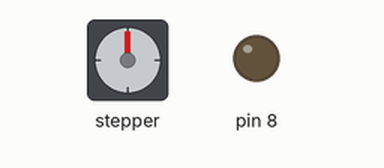
A sketch run on a simulated Arduino Uno, built with avr-gcc and run on an emulated ATmega328P. Shown: stepper motor, output pins drawn as LEDs (lit = HIGH). Stepper angles assume 200 steps per turn.

Above: at 0.19 s.
At 8.97 s:
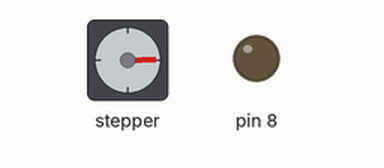
At 18.44 s:
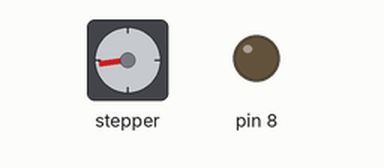
At 36.98 s:
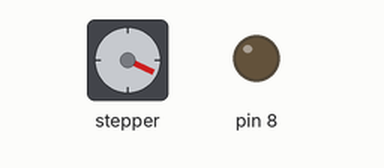
Timing chart, 0 to 40.0 s (numbered marks = the images above):
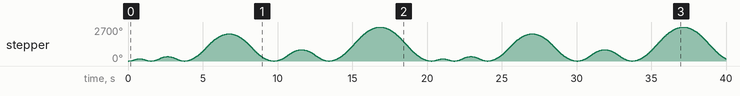

The sketch:

MotorPasso7.ino
```cpp
/*

Teste para driver motor de passo baseado no L297

pins : 2 - Step
         3 - Dir
         8 - Enable

*/

#include <AccelStepper.h>

// Define a stepper and the pins it will use
AccelStepper stepperX(2, 2, 3);


void setup()
{
    stepperX.setMaxSpeed(800.0);
    stepperX.setAcceleration(600.0);
    stepperX.runToNewPosition(0);
    pinMode(8, OUTPUT);
    digitalWrite(8, LOW);
}

void loop()
{
    stepperX.runToNewPosition(100);
    stepperX.runToNewPosition(0);
    stepperX.runToNewPosition(200);
    stepperX.runToNewPosition(0);
    stepperX.runToNewPosition(1200);
    stepperX.runToNewPosition(0);
    stepperX.runToNewPosition(500);
    stepperX.runToNewPosition(0);
    stepperX.runToNewPosition(1500);
    stepperX.runToNewPosition(0);
}
```
